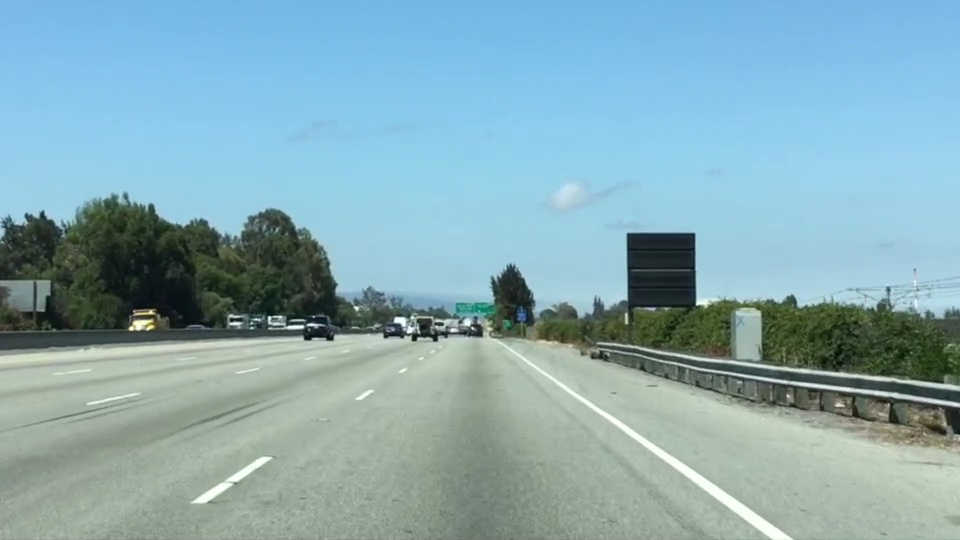
#> input picture garbage udemy class maybe useful code snippets/Section5/image_lane_c.jpg, 960 x 540 px
$ jupyter execute 'Lecture 5.8 Region of interest Selection.ipynb'   (shell and % lines are left out)
#> lines starting #> are read from the running program, lines starting #| are printed output that depends on the picture; after the words box and inside, x2 and y2 are one past the last pixel; in counts of white or black regions, pixels touching at a corner belong together
## CODE TO PERFORM REGION OF INTEREST (ROI) SELECTION
## Dr. Ryan Ahmed

# LOAD/DISPLAY IMAGE

[cell 1]
import cv2
import numpy as np
import matplotlib.image as mpimg
from matplotlib import pyplot as plt

image_color = cv2.imread('image_lane_c.jpg')
#> image_color is the input picture: shape (540, 960, 3); mean B, G, R 179.2, 171.1, 135.5
# image_color = mpimg.imread('image_lane_c.jpg') # import image as RGB instead of BGR

cv2.imshow('Original Image', image_color)
cv2.waitKey()
cv2.destroyAllWindows()

[cell 2]
height, width = image_color.shape[:2]
#> height = 540; width = 960

[cell 3]
height
#> Out = 540

[cell 4]
width
#> Out = 960

[cell 5]
plt.imshow(image_color)

[cell 6]
image_color.shape
#> Out = (540, 960, 3)

## CONVERT TO GREYSCALE

[cell 7]
image_gray = cv2.cvtColor(image_color, cv2.COLOR_BGR2GRAY)
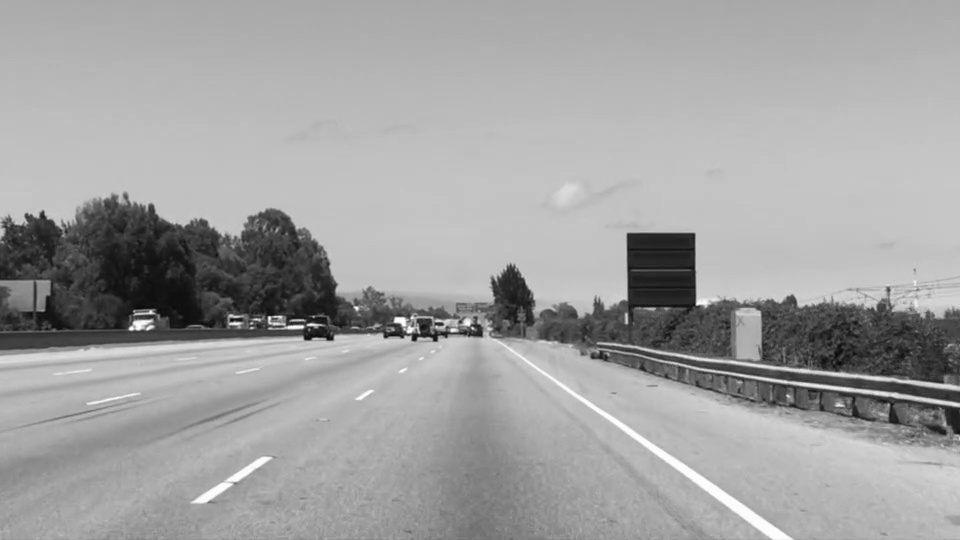
#> image_gray: shape (540, 960); min 6, max 254, mean 161.4
plt.imshow(image_gray, cmap = 'gray')

[cell 8]
image_gray.shape
#> Out = (540, 960)

# PERFORM REGION OF INTEREST MASKING

[cell 9]
# Select points of the region of interest (ROI)
ROI = np.array([[(0, height),((width/2)-200, 200), ((width/2)+200, 200), (width, height)]], dtype=np.int32)

# define a blank image with all zeros (ie: black)
blank = np.zeros_like(image_gray)

[cell 10]
blank.shape
#> Out = (540, 960)

[cell 11]
# Fill the Region of interest with white color (ie: 255)!
mask = cv2.fillPoly(blank, ROI, 255)
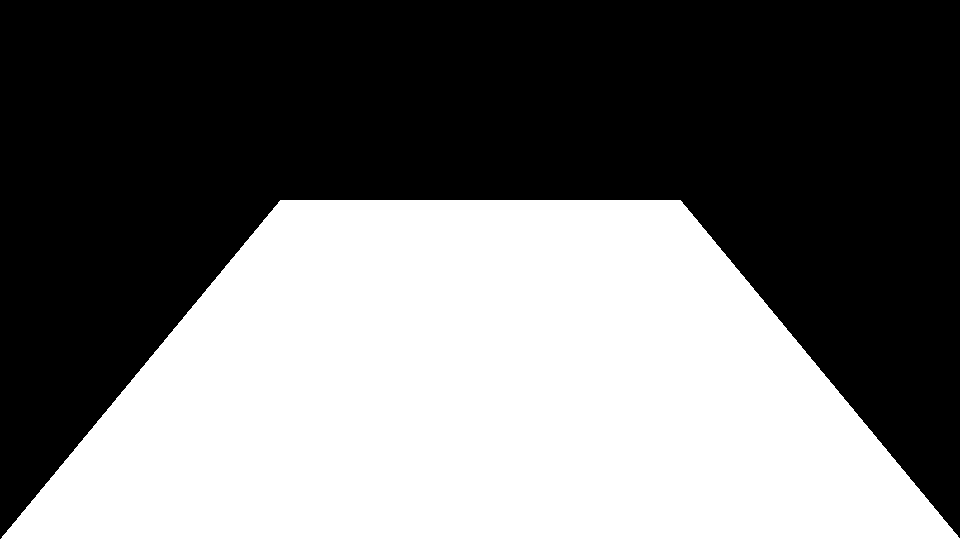
#> blank: shape (540, 960); 44.7% white; 1 white region, box (x1, y1, x2, y2) and area: (0, 200, 960, 540) 231509

# Perform bitwise AND operation to select only the region of interest
masked_image = cv2.bitwise_and(image_gray, mask)
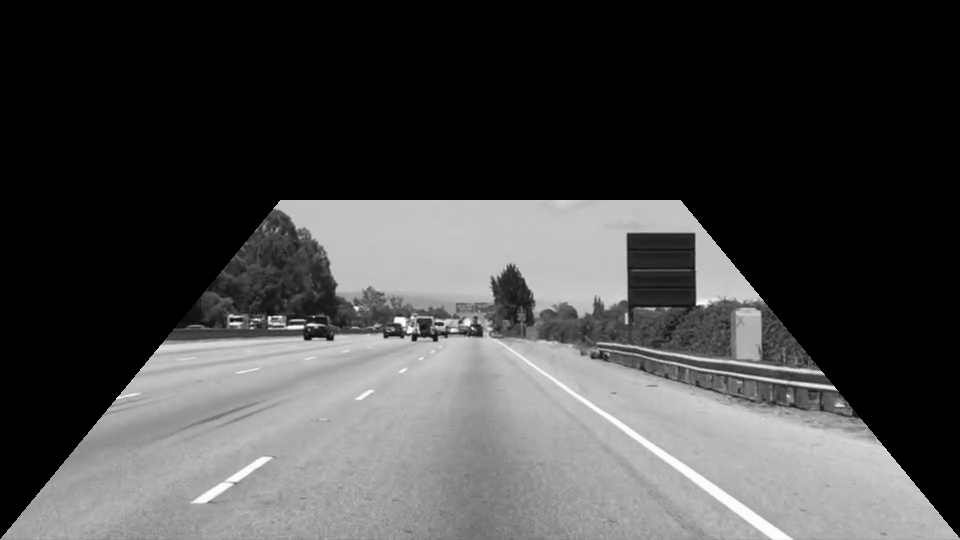
#> masked_image: shape (540, 960); min 0, max 254, mean 69.5

[cell 12]
masked_image.shape
#> Out = (540, 960)

$ run again, with garbage udemy class maybe useful code snippets/Section5/Speed_Sign_View_2.jpg copied over garbage udemy class maybe useful code snippets/Section5/image_lane_c.jpg
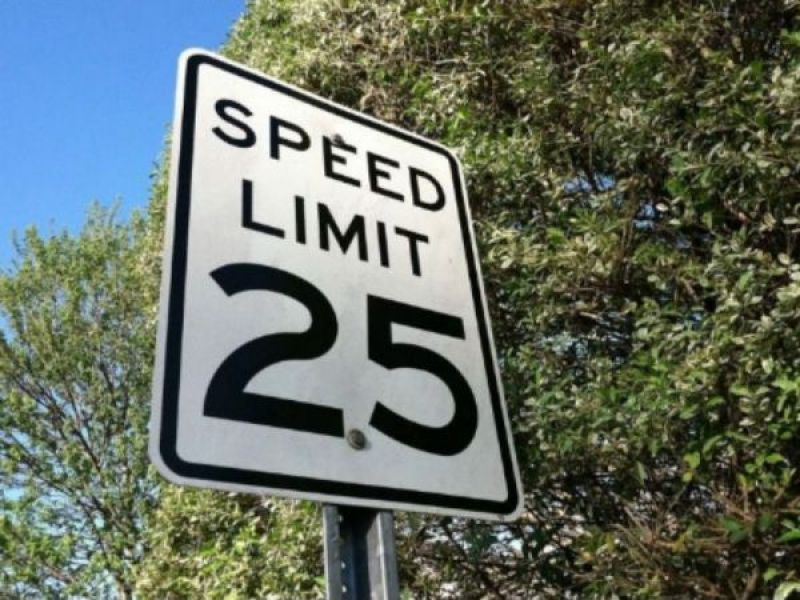
#> input picture garbage udemy class maybe useful code snippets/Section5/Speed_Sign_View_2.jpg, 800 x 600 px
#> image_color is the input picture: shape (600, 800, 3); mean B, G, R 99.4, 110.1, 100.7
#> `mask = cv2.fillPoly(blank, ROI, 255)`:
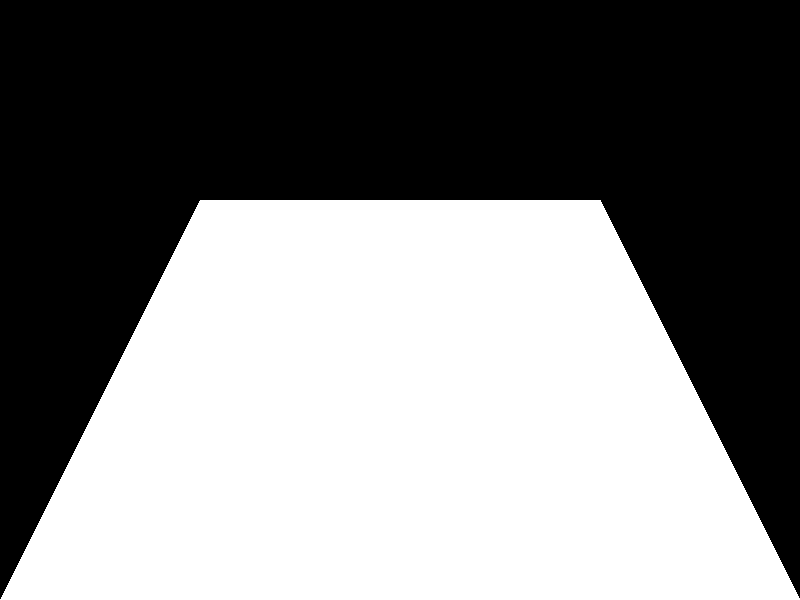
#> blank: shape (600, 800); 50% white; 1 black region, box (x1, y1, x2, y2) and area: (0, 0, 800, 599) 239800
#> `masked_image = cv2.bitwise_and(image_gray, mask)`:
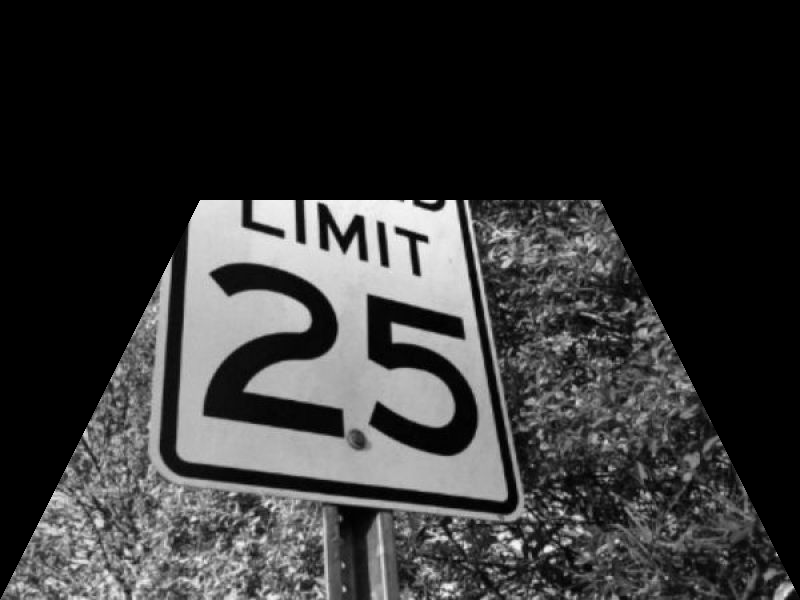
#> masked_image: shape (600, 800); min 0, max 250, mean 51.4
